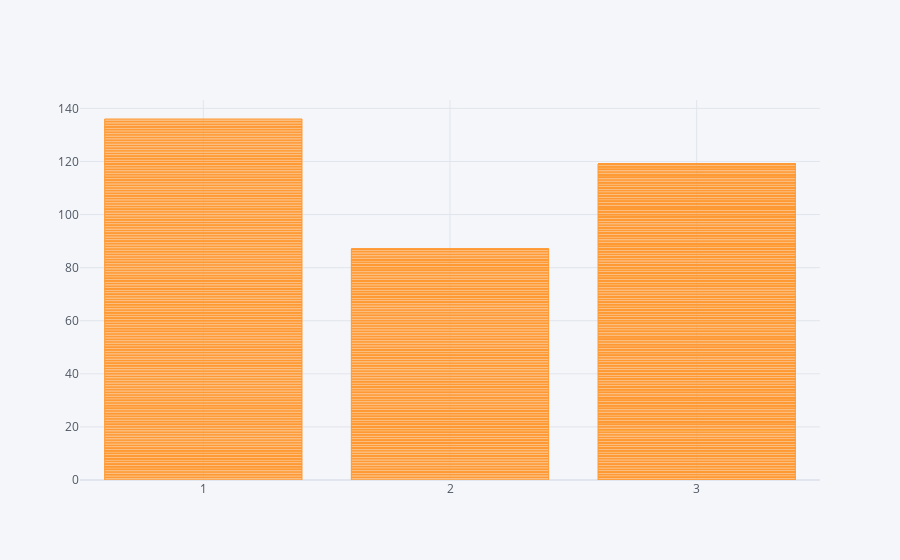

Notebook code cell kept with this figure:
### Code cell
titanic.iplot(kind='bar', x= 'pclass', y = 'survived')

### Figure 1 — Plotly figure (JSON) as saved in the notebook; plotly's stock layout.template omitted (floating-point values rounded to 4 significant figures; data arrays with more than 128 entries replaced by an {"elided": "..."} marker saying what was removed)
{"data": [{"marker": {"color": "rgba(255, 153, 51, 0.6)", "line": {"color": "rgba(255, 153, 51, 1.0)", "width": 1}}, "name": "survived", "orientation": "v", "text": "", "type": "bar", "x": {"elided": "891 int values"}, "y": {"elided": "891 int values"}}], "layout": {"legend": {"bgcolor": "#F5F6F9", "font": {"color": "#4D5663"}}, "paper_bgcolor": "#F5F6F9", "plot_bgcolor": "#F5F6F9", "title": {"font": {"color": "#4D5663"}}, "xaxis": {"gridcolor": "#E1E5ED", "showgrid": true, "tickfont": {"color": "#4D5663"}, "title": {"font": {"color": "#4D5663"}, "text": ""}, "zerolinecolor": "#E1E5ED"}, "yaxis": {"gridcolor": "#E1E5ED", "showgrid": true, "tickfont": {"color": "#4D5663"}, "title": {"font": {"color": "#4D5663"}, "text": ""}, "zerolinecolor": "#E1E5ED"}}}
